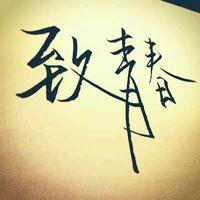
#> input picture practice4/test.jpg, 200 x 200 px
$ python addnumber.py
#> lines starting #> are read from the running program, lines starting #| are printed output that depends on the picture
from PIL import Image,ImageDraw,ImageFont

def add_num(img):
    draw = ImageDraw.Draw(img)
    myfont = ImageFont.truetype('Arial.ttf',size=20)
    fillcolor = "#ff0000"
    width,height = img.size
    draw.text((width-20,0),'4',font=myfont,fill=fillcolor)
    img.save('result.jpg','jpeg')
    return 0

if __name__ == '__main__':
    image = Image.open('test.jpg')
#> image is the input picture: PIL image 200x200 RGB; mean R, G, B 214.5, 206.4, 158.1
    print(image.format,image.size,image.mode)
#| JPEG (200, 200) RGB
    add_num(image)
#> in add_num, `img.save('result.jpg','jpeg')`:
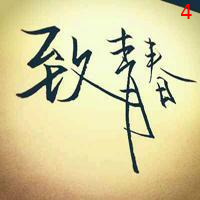
#> saved as result.jpg: PIL image 200x200 RGB; mean R, G, B 214.6, 206.2, 157.9
